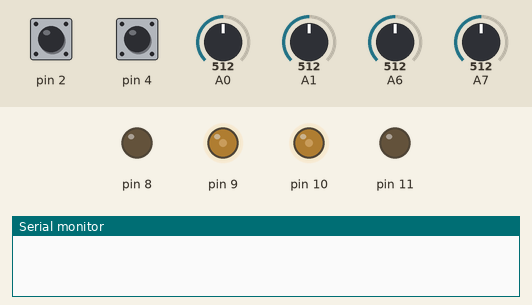
Bench run of a sketch on a simulated Arduino Uno, built with avr-gcc and run on an emulated ATmega328P. Shown: output pins drawn as LEDs (lit = HIGH), the last lines printed to the serial monitor. The test bench sets the inputs (shaded band); at power-on: A6 = 512, A7 = 512, pin 4 HIGH, pin 2 HIGH, A0 = 512, A1 = 512. EEPROM starts erased.

Above: at 0.8 s.
0.9 s: A6 set to 496
3.9 s: A7 set to 716
6.9 s: pin 4 pulled LOW for 0.15 s
10.0 s: pin 2 pulled LOW for 0.15 s
13.1 s: pin 4 pulled LOW for 1 s
17.1 s: pin 4 pulled LOW for 0.15 s
At 18.1 s:
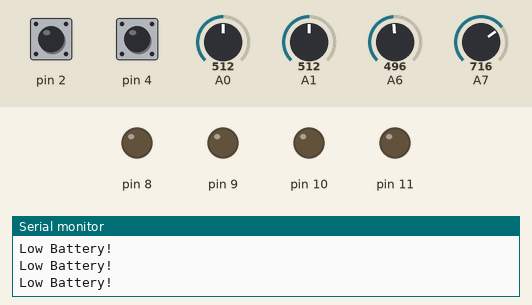
Timing chart, 0 to 20.1 s (numbered marks = the images above; inputs shaded):
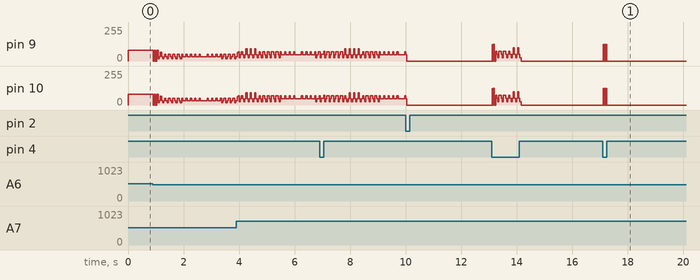

Measured:
- after the input at 17.1 s, pin 9, pin 10: alternates 125/255 for 0.01 s and 0/255 for 0.02 s, 12 changes in all, then stays 0/255, starting at once

The sketch:

line_follower_controller.ino
```cpp
#include <avr/io.h>
#include <avr/interrupt.h>
#include <avr/eeprom.h>
#include <util/delay.h>
uint8_t Sensor1 = 0;
uint8_t Sensor2 = 1;
uint8_t POT = 7;
uint8_t BatteryLevel = 6;
uint16_t EEMEM eeprom_threshold;
uint16_t threshold = 500;

ISR(INT0_vect){
  _delay_ms(5);
  if(!(PIND & (1 << PD2))){
    int total = 0;
    for (int i = 0; i < 10; i++){
      uint16_t left = ReadADCSingleConversion(0);
      uint16_t right = ReadADCSingleConversion(1);
      threshold = (left + right) / 2;
      total += threshold;
    }
    threshold = total / 10;
    eeprom_update_word(&eeprom_threshold, threshold);
  }
}

void InitUSART(uint32_t baud_rate){
  uint16_t ubrr_val = (F_CPU - (8*baud_rate))/(16*baud_rate);
  UBRR0 = ubrr_val;
  UCSR0B = (1 << RXEN0) | (1 << TXEN0);
  UCSR0C = (1 << UCSZ00) | (1 << UCSZ01);
}


// Transmitting a single byte through USART
void TransmitByte(uint8_t data){
  while (!(UCSR0A & (1 << UDRE0)));
  UDR0 = data;
}

// Function to initialize ADC with specified channel
void InitADC(){
  ADMUX |= (1 << REFS0);
  ADCSRA |= (1 << ADPS2) | (1 << ADPS1);
  ADCSRA |= (1 << ADEN);
  ADCSRA |= (1 << ADSC);
  while (ADCSRA & (1 << ADSC));
  uint16_t garbage = ADC;
}

// Function to read ADC value from a given channel
uint16_t ReadADCSingleConversion(uint8_t channel){
  uint8_t MuxMask = (1 << MUX3) | (1 << MUX2) | (1 << MUX1) | (1 << MUX0);
  ADMUX &= ~MuxMask;
  ADMUX |= channel;
  ADCSRA |= (1 << ADSC);
  while (ADCSRA & (1 << ADSC));
  return ADC;
}

// Function to send string using transmit bytes
void printADC(char *str){
  while (*str){
    TransmitByte(*str++);
  }
}

// Initialising Timer 1
void InitTimer(){
  TCCR1A = (1 << COM1A1) | (1 << COM1B1) | (1 << WGM11);
  TCCR1B = (1 << WGM13) | (1 << WGM12) | (1 << CS11);
  ICR1 = 15999;
  DDRB |= (1 << PB0) | (1 << PB1) | (1 << PB2) | (1 << PB3);
  OCR1A = 0;
  OCR1B = 0;
}

void setM1speed(float motorSpeed){
  if(motorSpeed > 0){
    if(motorSpeed > 0 && motorSpeed <= 1.0){
      PORTB &= ~(1 << PB0);
      OCR1A = motorSpeed* ICR1;
    }
    else{
      PORTB &= ~(1 << PB0);
      OCR1A = 1.0* ICR1;
    }
  }
  else if(motorSpeed < 0){
    if(motorSpeed < 0 && motorSpeed >= -1.0){
      PORTB |= (1 << PB0);
      OCR1A = -motorSpeed* ICR1;
    }
    else{
      PORTB |= (1 << PB0);
      OCR1A = ICR1; // ICR1 is the TOP value
    }
  }
  else{
    OCR1A =0;
  }
}

void setM2speed(float motorSpeed){
  if(motorSpeed > 0){
    if(motorSpeed > 0 && motorSpeed <= 1.0){
      PORTB &= ~(1 << PB3);
      OCR1B = motorSpeed* ICR1;
    }
    else{
      PORTB &= ~(1 << PB3);
      OCR1B = 1.0* ICR1;
    }
  }
  else if(motorSpeed < 0){
    if(motorSpeed < 0 && motorSpeed >= -1.0){
      PORTB |= (1 << PB3);
      OCR1B = -motorSpeed* ICR1;
    }
    else{
      PORTB |= (1 << PB3);
      OCR1B = ICR1;
    }
  }
  else{
    OCR1B =0;
  }
}

// Function to execute bang bang mode
void bangbangMode(){
  uint16_t POT_value = ReadADCSingleConversion(7);
  float set_speed_right = 0.8*((float)POT_value /1024);
  float set_speed_left = set_speed_right;
  uint16_t RightSensor_reading = ReadADCSingleConversion(0);
  uint16_t LeftSensor_reading = ReadADCSingleConversion(1);
  if (LeftSensor_reading > threshold && RightSensor_reading > threshold){ // move forward
    setM1speed(0.8*set_speed_right);
    setM2speed(0.8*set_speed_left);
  }
  else if (LeftSensor_reading < threshold && RightSensor_reading > threshold){ // turn right
    setM1speed(0);
    setM2speed(1.1*set_speed_left);
  }
  else if (LeftSensor_reading > threshold && RightSensor_reading < threshold){ // turn left
    setM1speed(1.1*set_speed_right);
    setM2speed(0);
  }
  else if (LeftSensor_reading < threshold && RightSensor_reading < threshold){ // going backwards
    setM1speed(-0.3*set_speed_right);
    setM2speed(-0.3*set_speed_left);
  }
}

void LineFollow_PMode(){
  uint16_t POT_value = ReadADCSingleConversion(POT);
  float base_speed = (float)POT_value /1024.0;
  float set_speed_left = 0.7 * base_speed;
  float set_speed_right = 0.7 * base_speed;
  uint16_t left_read = ReadADCSingleConversion(Sensor1);
  uint16_t right_read = ReadADCSingleConversion(Sensor2);
  int16_t error = right_read - left_read;
  float abs_error = abs(error);
  float kKp = 0.005;
  float offset = kKp * error;
  if(offset > 1.0) offset = 1.0;
  if(offset < -1.0) offset = -1.0;
  // Calculate adjusted speed
  float left_speed = (1.0 - offset)*set_speed_left;
  float right_speed = (1.0 + offset)*set_speed_right;
  // Limiting speed
  if(left_speed > 1.0) left_speed = 0.7;
  if(left_speed < 0.0) left_speed = -0.2;
  if(right_speed > 1.0) left_speed = 0.7;
  if(right_speed < 0.0) left_speed = -0.2;
  // Reverse
  if(abs(error)<250 && left_read < threshold && right_read < threshold){
    setM1speed(-0.5 * set_speed_right);
    setM2speed(-0.5 * set_speed_left);
  }
  else{
    setM1speed(right_speed);
    setM2speed(left_speed);
  }
}

int main(void){
  PORTD |= (1 << PD4) | (1 << PD5) | (1 << PD2);
  InitUSART(9600);
  InitTimer();
  InitADC();
  EIMSK |= (1 << INT0);
  EICRA |= (1 << ISC01);
  sei();
  threshold = eeprom_read_word(&eeprom_threshold);
  while(1){
    uint8_t BatteryP = 6;
    uint16_t battery_adc = ReadADCSingleConversion(BatteryP);
    float battery_voltage = (battery_adc * 5.0) / 1024.0;
    float low_battery_threshold = 2.5;
    if(battery_voltage < low_battery_threshold){
      setM1speed(0);
      setM2speed(0);
      PORTD |= (1 << PB5);
      char message[] = "Low Battery!\r\n";
      printADC(message);
    }
    else{
      PORTD &= ~(1 << PB5);
    }
    uint8_t checkD4 = !(PIND & (1 << PD4));

    // Checking which mode to be used
    if(!checkD4){
      bangbangMode();
    }
    if(checkD4){
      LineFollow_PMode();
    }
    _delay_ms(10);
  }
  return 0;
}
```
